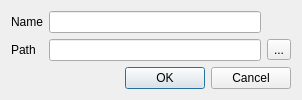
<?xml version="1.0" encoding="UTF-8"?>
<ui version="4.0">
 <class>UmaDial</class>
 <widget class="QDialog" name="UmaDial">
  <property name="geometry">
   <rect>
    <x>0</x>
    <y>0</y>
    <width>302</width>
    <height>95</height>
   </rect>
  </property>
  <property name="windowTitle">
   <string>Add to user menu</string>
  </property>
  <property name="windowIcon">
   <iconset resource="../xpeccy.qrc">
    <normaloff>:/images/logo.png</normaloff>:/images/logo.png</iconset>
  </property>
  <layout class="QVBoxLayout" name="verticalLayout">
   <item>
    <layout class="QGridLayout" name="gridLayout">
     <item row="0" column="0">
      <widget class="QLabel" name="label">
       <property name="text">
        <string>Name</string>
       </property>
      </widget>
     </item>
     <item row="0" column="1">
      <widget class="QLineEdit" name="namele"/>
     </item>
     <item row="1" column="0">
      <widget class="QLabel" name="label_2">
       <property name="text">
        <string>Path</string>
       </property>
      </widget>
     </item>
     <item row="1" column="1">
      <widget class="QLineEdit" name="pathle">
       <property name="readOnly">
        <bool>true</bool>
       </property>
      </widget>
     </item>
     <item row="1" column="2">
      <widget class="QToolButton" name="umasptb">
       <property name="text">
        <string>...</string>
       </property>
       <property name="icon">
        <iconset resource="../xpeccy.qrc">
         <normaloff>:/images/fileopen.png</normaloff>:/images/fileopen.png</iconset>
       </property>
      </widget>
     </item>
    </layout>
   </item>
   <item>
    <layout class="QHBoxLayout" name="horizontalLayout">
     <item>
      <spacer name="horizontalSpacer">
       <property name="orientation">
        <enum>Qt::Horizontal</enum>
       </property>
       <property name="sizeHint" stdset="0">
        <size>
         <width>40</width>
         <height>20</height>
        </size>
       </property>
      </spacer>
     </item>
     <item>
      <widget class="QPushButton" name="umaok">
       <property name="text">
        <string>OK</string>
       </property>
       <property name="icon">
        <iconset resource="../xpeccy.qrc">
         <normaloff>:/images/ok-apply.png</normaloff>:/images/ok-apply.png</iconset>
       </property>
      </widget>
     </item>
     <item>
      <widget class="QPushButton" name="umacn">
       <property name="text">
        <string>Cancel</string>
       </property>
       <property name="icon">
        <iconset resource="../xpeccy.qrc">
         <normaloff>:/images/cancel.png</normaloff>:/images/cancel.png</iconset>
       </property>
      </widget>
     </item>
    </layout>
   </item>
  </layout>
 </widget>
 <resources>
  <include location="../xpeccy.qrc"/>
 </resources>
 <connections/>
</ui>
